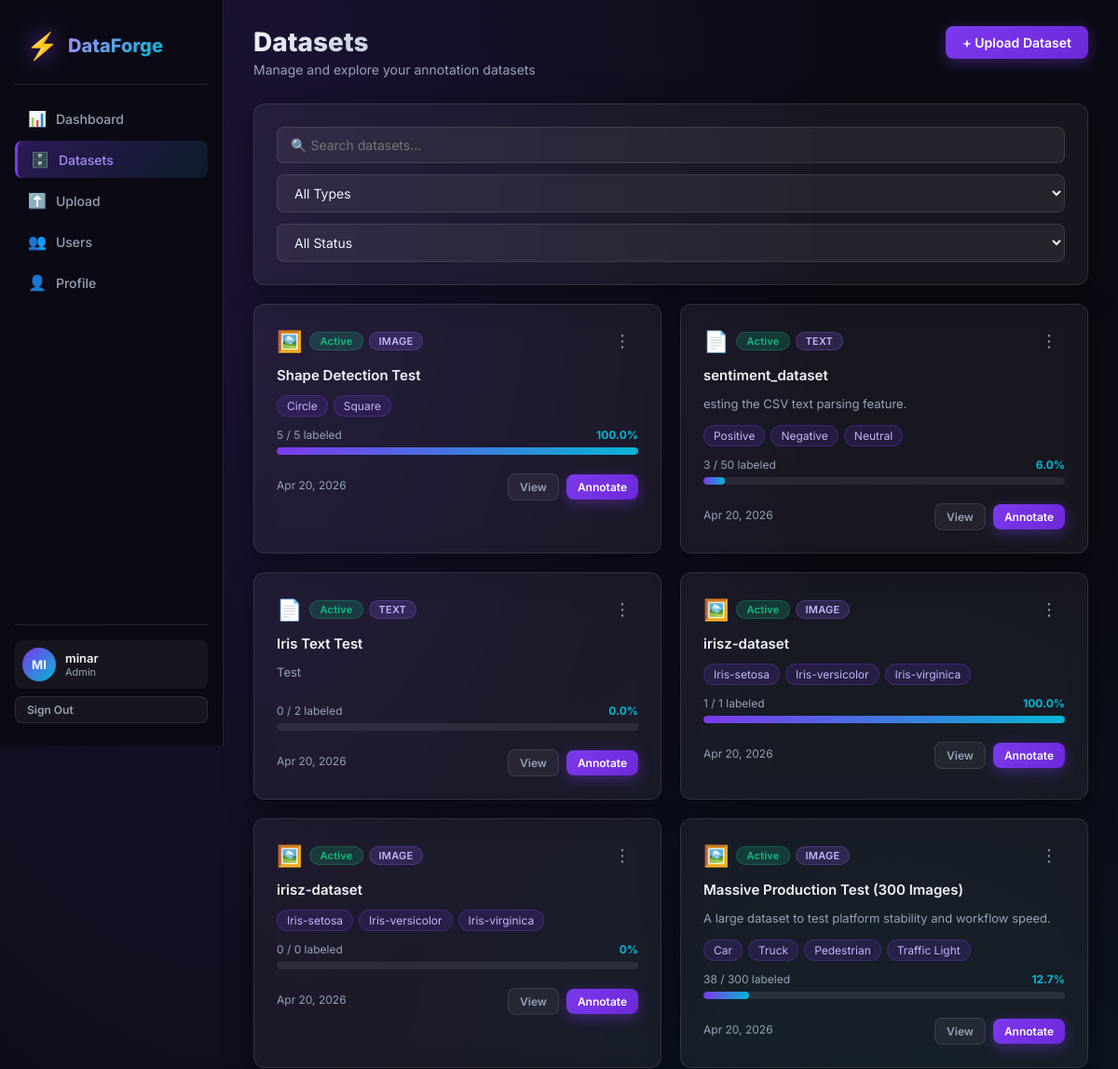
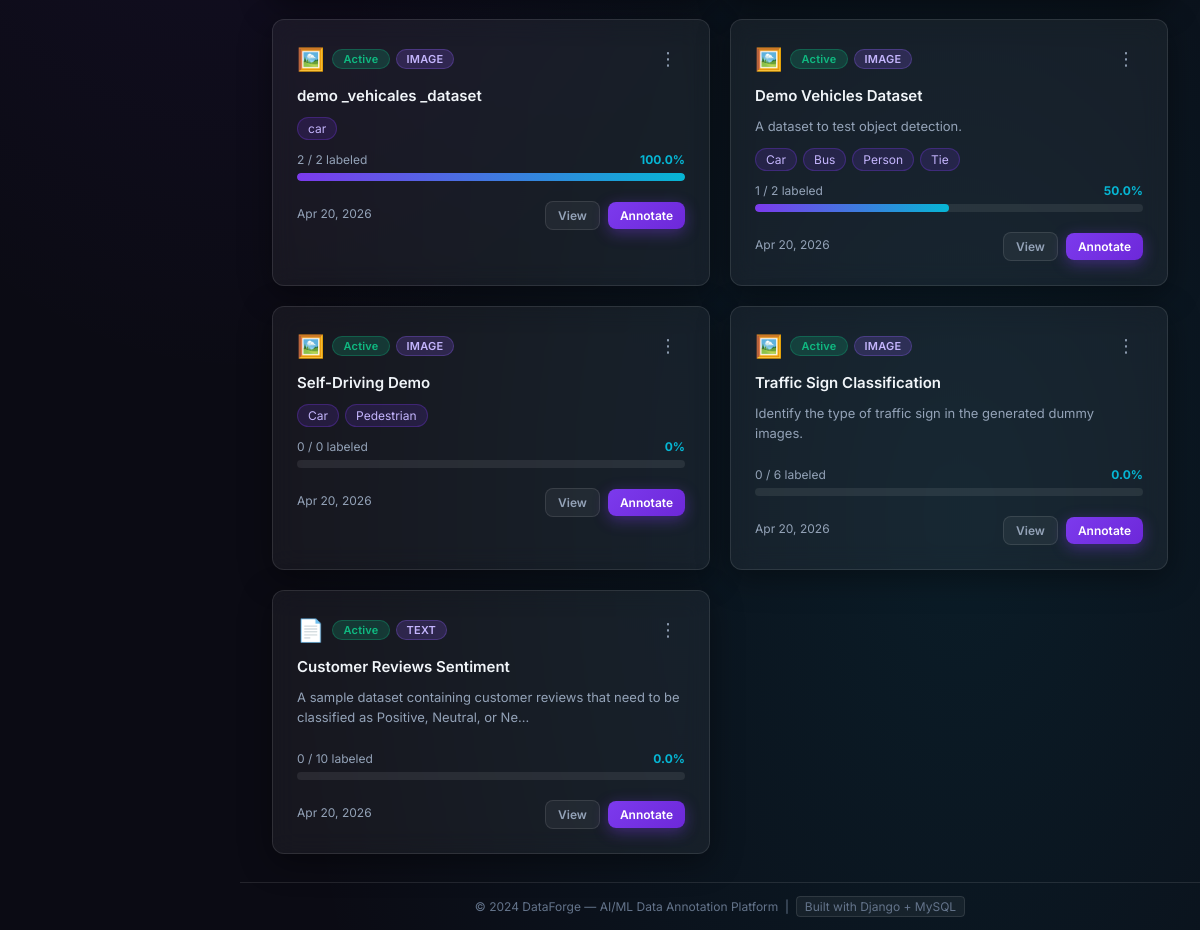
The page /datasets/ (signed in) on the database its author committed (2 pictures, top to bottom).
### apps/accounts/models.py (models this page shows, shortened)
class CustomUser(AbstractUser):
    ROLE_CHOICES = [
        ('admin', 'Admin'),
        ('annotator', 'Annotator'),
    ]
    role = models.CharField(max_length=20, choices=ROLE_CHOICES, default='annotator')
    bio = models.TextField(blank=True, null=True)
    avatar = models.ImageField(upload_to='avatars/', blank=True, null=True)
    is_active = models.BooleanField(default=True)
    def is_admin(self):
        return self.role == 'admin'

### apps/datasets/models.py (models this page shows, shortened)
class Dataset(models.Model):
    STATUS_CHOICES = [
        ('active', 'Active'),
        ('archived', 'Archived'),
        ('completed', 'Completed'),
    ]
    FILE_TYPE_CHOICES = [
        ('image', 'Image'),
        ('text', 'Text'),
    ]
    TASK_CHOICES = [
        ('classification', 'Classification'),
        ('object_detection', 'Object Detection'),
    ]
    name = models.CharField(max_length=255)
    description = models.TextField(blank=True)
    label_classes = models.JSONField(default=list, help_text='List of label class names e.g. ["cat","dog"]')
    file_type = models.CharField(max_length=20, choices=FILE_TYPE_CHOICES, default='image')
    annotation_task = models.CharField(max_length=30, choices=TASK_CHOICES, default='classification')
    uploaded_by = models.ForeignKey(
        settings.AUTH_USER_MODEL,
        on_delete=models.SET_NULL,
        null=True,
        related_name='datasets'
    )
    status = models.CharField(max_length=20, choices=STATUS_CHOICES, default='active')
    created_at = models.DateTimeField(auto_now_add=True)
    updated_at = models.DateTimeField(auto_now=True)
    class Meta:
        ordering = ['-created_at']
    def total_items(self):
        return self.items.count()
    def completed_items(self):
        return self.items.filter(status='done').count()
    def progress_percent(self):
        total = self.total_items()
        if total == 0:
            return 0
        return round((self.completed_items() / total) * 100, 1)
    def get_label_classes(self):
        if isinstance(self.label_classes, list):
            return self.label_classes
        try:
            return json.loads(self.label_classes)
        except Exception:
            return []

### apps/datasets/views.py (the view)
# urls.py: path('', views.dataset_list, name='list'),
@login_required
def dataset_list(request):
    if request.user.is_admin():
        datasets = Dataset.objects.all()
    else:
        datasets = Dataset.objects.filter(Q(status='active') | Q(uploaded_by=request.user)).distinct()
    return render(request, 'datasets/dataset_list.html', {'datasets': datasets})

### templates/datasets/dataset_list.html (shortened to what this page needs)
{% extends 'base.html' %}
{% block nav_datasets %}active{% endblock %}
{% block content %}
<div class="page-header">
  <div class="page-header-content">
    <h1 class="page-title">Datasets</h1>
    <p class="page-subtitle">Manage and explore your annotation datasets</p>
  </div>
  {% if user.role == 'admin' %}
  <a href="{% url 'datasets:upload' %}" class="btn btn-primary" id="upload-btn">+ Upload Dataset</a>
  {% endif %}
</div>
<div class="filter-bar glass-card">
  <input type="text" id="dataset-search" class="form-input search-input" placeholder="🔍 Search datasets..." oninput="filterDatasets()" />
  <select id="type-filter" class="form-input" onchange="filterDatasets()">
    <option value="">All Types</option>
  </select>
  <select id="status-filter" class="form-input" onchange="filterDatasets()">
    <option value="">All Status</option>
  </select>
</div>
<div class="datasets-grid" id="datasets-grid">
  {% for ds in datasets %}
  <div class="dataset-card-big glass-card" data-name="{{ ds.name|lower }}" data-type="{{ ds.file_type }}" data-status="{{ ds.status }}">
    <div class="dataset-card-top">
      <div class="dataset-type-icon">{% if ds.file_type == 'image' %}🖼️{% else %}📄{% endif %}</div>
      <div class="dataset-status-badges">
        <span class="badge badge-{{ ds.status }}">{{ ds.status|title }}</span>
        <span class="badge badge-type">{{ ds.file_type|upper }}</span>
      </div>
      {% if user.role == 'admin' %}
      <div class="dataset-menu">
        <button class="btn-icon-only" onclick="toggleMenu(this)" aria-label="Options">⋮</button>
      </div>
      {% endif %}
    </div>
    <h3 class="dataset-name">
      <a href="{% url 'datasets:detail' ds.pk %}">{{ ds.name }}</a>
    </h3>
    {% if ds.description %}
    <p class="dataset-desc">{{ ds.description|truncatechars:100 }}</p>
    {% endif %}
    <div class="label-chips">
      {% for lc in ds.get_label_classes %}
      <span class="label-chip">{{ lc }}</span>
      {% endfor %}
    </div>
    <div class="dataset-progress-section">
      <div class="progress-stats">
        <span>{{ ds.completed_items }} / {{ ds.total_items }} labeled</span>
        <span class="prog-pct">{{ ds.progress_percent }}%</span>
      </div>
      <div class="progress-bar-wrap">
        <div class="progress-bar" style="--prog: {{ ds.progress_percent }}%; width: var(--prog)"></div>
      </div>
    </div>
    <div class="dataset-footer">
      <span class="text-muted text-sm">{{ ds.created_at|date:"M d, Y" }}</span>
      <div class="dataset-actions">
        <a href="{% url 'datasets:detail' ds.pk %}" class="btn btn-ghost btn-sm">View</a>
        <a href="{% url 'annotations:queue' ds.pk %}" class="btn btn-primary btn-sm" id="annotate-{{ ds.pk }}">Annotate</a>
      </div>
    </div>
  </div>
  {% endfor %}
</div>
{% endblock %}

### templates/base.html (shortened to what this page needs)
<!DOCTYPE html>
<html lang="en">
<head>
  {% load static %}
  <link rel="stylesheet" href="{% static 'css/main.css' %}" />
</head>
<body>
  {% if user.is_authenticated %}
  <nav class="navbar" id="main-navbar">
    <div class="nav-brand">
      <div class="brand-icon">⚡</div>
      <span class="brand-name">DataForge</span>
    </div>
    <ul class="nav-links" id="nav-links">
      <li><a href="{% url 'dashboard:home' %}" class="nav-link {% block nav_dashboard %}{% endblock %}">
        <span class="nav-icon">📊</span> Dashboard
      </a></li>
      <li><a href="{% url 'datasets:list' %}" class="nav-link {% block nav_datasets %}{% endblock %}">
        <span class="nav-icon">🗄️</span> Datasets
      </a></li>
      <li><a href="{% url 'datasets:upload' %}" class="nav-link {% block nav_upload %}{% endblock %}">
        <span class="nav-icon">⬆️</span> Upload
      </a></li>
      {% if user.role == 'admin' %}
      <li><a href="{% url 'accounts:user_list' %}" class="nav-link {% block nav_users %}{% endblock %}">
        <span class="nav-icon">👥</span> Users
      </a></li>
      {% endif %}
      <li><a href="{% url 'accounts:profile' %}" class="nav-link {% block nav_profile %}{% endblock %}">
        <span class="nav-icon">👤</span> Profile
      </a></li>
    </ul>
    <div class="nav-user">
      <div class="user-badge" title="{{ user.role|title }}">
        {% if user.avatar %}
          <img src="{{ user.avatar.url }}" alt="Avatar" class="user-avatar-sm" />
        {% else %}
          <div class="user-initials">{{ user.username|slice:":2"|upper }}</div>
        {% endif %}
        <div class="user-info">
          <span class="user-name">{{ user.username }}</span>
          <span class="user-role role-{{ user.role }}">{{ user.role|title }}</span>
        </div>
      </div>
      <a href="{% url 'accounts:logout' %}" class="btn btn-ghost btn-sm" id="logout-btn">Sign Out</a>
    </div>
  </nav>
  {% endif %}
  <main class="main-content {% if not user.is_authenticated %}main-full{% endif %}">
    {% block content %}{% endblock %}
  </main>
  <footer class="site-footer">
    <p>© 2024 DataForge — AI/ML Data Annotation Platform &nbsp;|&nbsp;
      <span class="footer-badge">Built with Django + MySQL</span>
    </p>
  </footer>
</body>
</html>

### rows shown on the page
CustomUser: username "MI", username "minar", role "Admin"
Dataset: status "Active", file_type "IMAGE", name "Shape Detection Test", get_label_classes "Circle" "Square", completed_items "5", total_items "5", progress_percent "100.0", created_at "Apr 20, 2026"
Dataset: status "Active", file_type "TEXT", name "sentiment_dataset", description "esting the CSV text parsing feature.", get_label_classes "Positive" "Negative" "Neutral", completed_items "3", total_items "50", progress_percent "6.0", created_at "Apr 20, 2026"
Dataset: status "Active", file_type "TEXT", name "Iris Text Test", description "Test", completed_items "0", total_items "2", progress_percent "0.0", created_at "Apr 20, 2026"
Dataset: status "Active", file_type "IMAGE", name "irisz-dataset", get_label_classes "Iris-setosa" "Iris-versicolor" "Iris-virginica", completed_items "1", total_items "1", progress_percent "100.0", created_at "Apr 20, 2026"
Dataset: status "Active", file_type "IMAGE", name "irisz-dataset", get_label_classes "Iris-setosa" "Iris-versicolor" "Iris-virginica", completed_items "0", total_items "0", progress_percent "0", created_at "Apr 20, 2026"
Dataset: status "Active", file_type "IMAGE", name "Massive Production Test (300 Images)", description "A large dataset to test platform stability and workflow speed.", get_label_classes "Car" "Truck" "Pedestrian" "Traffic Light", completed_items "38", total_items "300", progress_percent "12.7", created_at "Apr 20, 2026"
Dataset: status "Active", file_type "IMAGE", name "demo _vehicales _dataset", get_label_classes "car", completed_items "2", total_items "2", progress_percent "100.0", created_at "Apr 20, 2026"
Dataset: status "Active", file_type "IMAGE", name "Demo Vehicles Dataset", description "A dataset to test object detection.", get_label_classes "Car" "Bus" "Person" "Tie", completed_items "1", total_items "2", progress_percent "50.0", created_at "Apr 20, 2026"
Dataset: status "Active", file_type "IMAGE", name "Self-Driving Demo", get_label_classes "Car" "Pedestrian", completed_items "0", total_items "0", progress_percent "0", created_at "Apr 20, 2026"
Dataset: status "Active", file_type "IMAGE", name "Traffic Sign Classification", description "Identify the type of traffic sign in the generated dummy images.", completed_items "0", total_items "6", progress_percent "0.0", created_at "Apr 20, 2026"
Dataset: status "Active", file_type "TEXT", name "Customer Reviews Sentiment", description "A sample dataset containing customer reviews that need to be classified as Positive, Neutral, or Ne…", completed_items "0", total_items "10", progress_percent "0.0", created_at "Apr 20, 2026"
